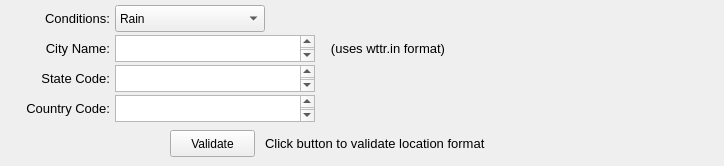
    <widget class="QWidget" name="page_7">
     <widget class="QLabel" name="label2_environmental_weather_state">
      <property name="geometry">
       <rect>
        <x>0</x>
        <y>70</y>
        <width>110</width>
        <height>16</height>
       </rect>
      </property>
      <property name="font">
       <font>
        <pointsize>10</pointsize>
       </font>
      </property>
      <property name="text">
       <string>State Code:</string>
      </property>
      <property name="alignment">
       <set>Qt::AlignRight|Qt::AlignTrailing|Qt::AlignVCenter</set>
      </property>
     </widget>
     <widget class="QTextEdit" name="textEdit_environmental_weather_country">
      <property name="geometry">
       <rect>
        <x>115</x>
        <y>95</y>
        <width>200</width>
        <height>27</height>
       </rect>
      </property>
      <property name="font">
       <font>
        <pointsize>11</pointsize>
       </font>
      </property>
      <property name="tabChangesFocus">
       <bool>true</bool>
      </property>
      <property name="readOnly">
       <bool>false</bool>
      </property>
     </widget>
     <widget class="QLabel" name="label2_environmental_weather_note">
      <property name="geometry">
       <rect>
        <x>325</x>
        <y>40</y>
        <width>120</width>
        <height>16</height>
       </rect>
      </property>
      <property name="font">
       <font>
        <pointsize>10</pointsize>
       </font>
      </property>
      <property name="text">
       <string>(uses wttr.in format)</string>
      </property>
      <property name="alignment">
       <set>Qt::AlignRight|Qt::AlignTrailing|Qt::AlignVCenter</set>
      </property>
     </widget>
     <widget class="QLabel" name="label2_environmental_weather_validate">
      <property name="geometry">
       <rect>
        <x>265</x>
        <y>135</y>
        <width>450</width>
        <height>16</height>
       </rect>
      </property>
      <property name="font">
       <font>
        <pointsize>10</pointsize>
       </font>
      </property>
      <property name="text">
       <string>Click button to validate location format</string>
      </property>
      <property name="alignment">
       <set>Qt::AlignLeading|Qt::AlignLeft|Qt::AlignVCenter</set>
      </property>
     </widget>
     <widget class="QLabel" name="label2_environmental_weather_city">
      <property name="geometry">
       <rect>
        <x>0</x>
        <y>40</y>
        <width>110</width>
        <height>16</height>
       </rect>
      </property>
      <property name="font">
       <font>
        <pointsize>10</pointsize>
       </font>
      </property>
      <property name="text">
       <string>City Name:</string>
      </property>
      <property name="alignment">
       <set>Qt::AlignRight|Qt::AlignTrailing|Qt::AlignVCenter</set>
      </property>
     </widget>
     <widget class="QTextEdit" name="textEdit_environmental_weather_state">
      <property name="geometry">
       <rect>
        <x>115</x>
        <y>65</y>
        <width>200</width>
        <height>27</height>
       </rect>
      </property>
      <property name="font">
       <font>
        <pointsize>11</pointsize>
       </font>
      </property>
      <property name="tabChangesFocus">
       <bool>true</bool>
      </property>
      <property name="readOnly">
       <bool>false</bool>
      </property>
     </widget>
     <widget class="QLabel" name="label2_environmental_weather_country">
      <property name="geometry">
       <rect>
        <x>0</x>
        <y>100</y>
        <width>110</width>
        <height>16</height>
       </rect>
      </property>
      <property name="font">
       <font>
        <pointsize>10</pointsize>
       </font>
      </property>
      <property name="text">
       <string>Country Code:</string>
      </property>
      <property name="alignment">
       <set>Qt::AlignRight|Qt::AlignTrailing|Qt::AlignVCenter</set>
      </property>
     </widget>
     <widget class="QLabel" name="label2_environmental_weather_conditions">
      <property name="geometry">
       <rect>
        <x>0</x>
        <y>10</y>
        <width>110</width>
        <height>16</height>
       </rect>
      </property>
      <property name="font">
       <font>
        <pointsize>10</pointsize>
       </font>
      </property>
      <property name="text">
       <string>Conditions:</string>
      </property>
      <property name="alignment">
       <set>Qt::AlignRight|Qt::AlignTrailing|Qt::AlignVCenter</set>
      </property>
     </widget>
     <widget class="QPushButton" name="pushButton_environmental_weather_validate">
      <property name="geometry">
       <rect>
        <x>170</x>
        <y>130</y>
        <width>85</width>
        <height>27</height>
       </rect>
      </property>
      <property name="text">
       <string>Validate</string>
      </property>
     </widget>
     <widget class="QTextEdit" name="textEdit_environmental_weather_city">
      <property name="geometry">
       <rect>
        <x>115</x>
        <y>35</y>
        <width>200</width>
        <height>27</height>
       </rect>
      </property>
      <property name="font">
       <font>
        <pointsize>11</pointsize>
       </font>
      </property>
      <property name="tabChangesFocus">
       <bool>true</bool>
      </property>
      <property name="readOnly">
       <bool>false</bool>
      </property>
     </widget>
     <widget class="QComboBox" name="comboBox_environmental_weather_conditions">
      <property name="geometry">
       <rect>
        <x>115</x>
        <y>5</y>
        <width>150</width>
        <height>27</height>
       </rect>
      </property>
      <item>
       <property name="text">
        <string>Rain</string>
       </property>
      </item>
      <item>
       <property name="text">
        <string>Snow/Sleet</string>
       </property>
      </item>
      <item>
       <property name="text">
        <string>Clear</string>
       </property>
      </item>
      <item>
       <property name="text">
        <string>Cloudy/Fog</string>
       </property>
      </item>
     </widget>
    </widget>
